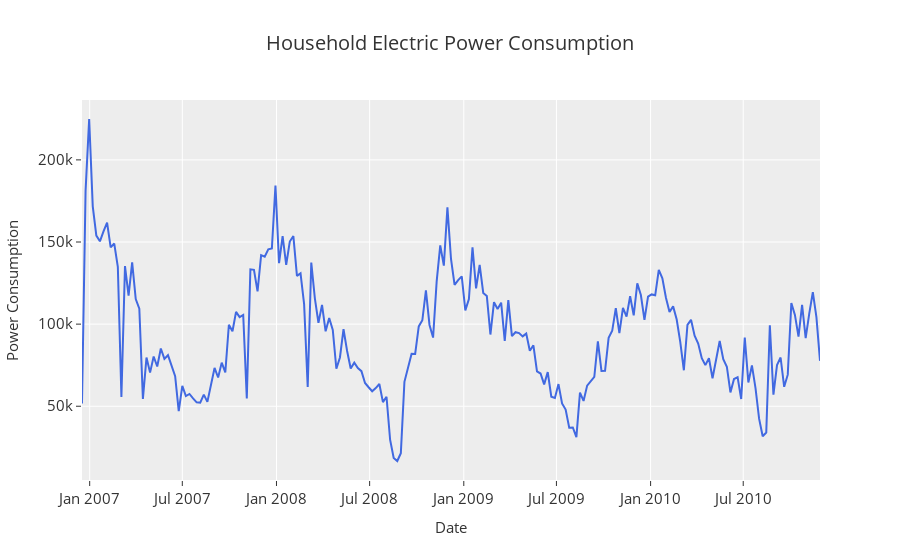

The cell this chart's notebook holds for it:
### Code cell
# Plotting the column using our plotly function from our class toolbox
ts.plot_it(df_power_consumption.index,
           df_power_consumption,
           x_title='Date',
           y_title='Power Consumption',
           title='Household Electric Power Consumption',
           mode='lines')

### Figure 1 — Plotly figure (JSON) as saved in the notebook; plotly's stock layout.template omitted (floating-point values rounded to 4 significant figures; data arrays with more than 128 entries replaced by an {"elided": "..."} marker saying what was removed)
{"data": [{"marker": {"color": "royalblue", "line": {"color": "rgba(0, 0, 0, 1.0)", "width": 3}, "size": 12}, "mode": "lines", "type": "scatter", "x": {"elided": "207 str values"}, "y": {"elided": "207 float values"}}, {"marker": {"color": "firebrick", "line": {"color": "rgba(0, 0, 0, 1.0)", "width": 3}, "size": 12}, "mode": "lines", "type": "scatter"}, {"marker": {"color": "green", "line": {"color": "rgba(0, 0, 0, 1.0)", "width": 3}, "size": 12}, "mode": "lines", "type": "scatter"}], "layout": {"title": {"font": {"size": 20}, "text": "Household Electric Power Consumption"}, "xaxis": {"showgrid": true, "tickfont": {"size": 15}, "title": {"font": {"size": 15}, "text": "Date"}}, "yaxis": {"showgrid": true, "tickfont": {"size": 15}, "title": {"font": {"size": 15}, "text": "Power Consumption"}}}}
